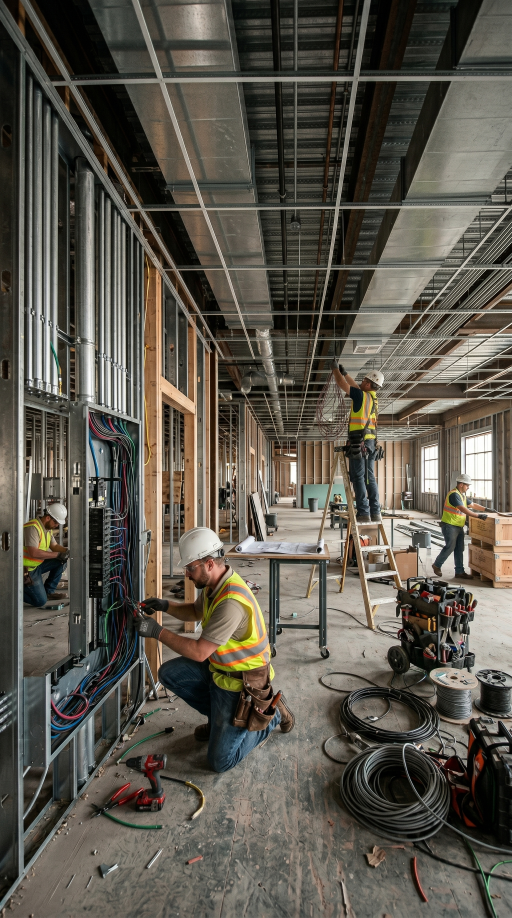
#> input picture A_1photorealistic,_wide-angle_shot_of_202605201146.jpeg, 1536 x 2752 px (shown at 1/3 size)
$ python -i llm_service.py   (imports and definitions only)
#> lines starting #> are read from the running program, lines starting #| are printed output that depends on the picture
from __future__ import annotations

import base64
import json
import logging
from pathlib import Path
from typing import Any

import cv2
import requests

from app.config import (
    GLM_API_KEY,
    GLM_BASE_URL,
    GLM_MODEL,
    LLM_TEMPERATURE,
    LLM_MAX_TOKENS_OBSERVE,
    LLM_MAX_TOKENS_JUDGE,
)

logger = logging.getLogger(__name__)

_CHAT_URL = f"{GLM_BASE_URL}/chat/completions"

_IMAGE_MIME = {
    ".jpg": "image/jpeg",
    ".jpeg": "image/jpeg",
    ".png": "image/png",
    ".webp": "image/webp",
    ".gif": "image/gif",
}

_VIDEO_EXT = {".mp4", ".avi", ".mov", ".mkv", ".webm"}


def _encode_file(path: str) -> str:
    with open(path, "rb") as f:
        return base64.b64encode(f.read()).decode("utf-8")


# [17 lines left out: functions _build_image_content, _build_video_content, not called in this run]


def _encode_image_bytes(data: bytes, mime: str = "image/jpeg") -> dict:
    b64 = base64.b64encode(data).decode("utf-8")
    return {"type": "image_url", "image_url": {"url": f"data:{mime};base64,{b64}"}}


def extract_scene_change_keyframes(
    video_path: str,
    max_frames: int = 6,
) -> list[dict[str, Any]]:
    """
    Intelligent scene-change detection keyframe extractor.
    Computes absolute pixel differences between sequential frames to extract
    significant visual moments / keyframes.

    Returns a list of dicts:
    [
      {
        "frame_index": int,
        "timestamp_sec": float,
        "content": dict,  # standard image_url base64 dict for LLM payload
        "frame": np.ndarray  # raw frame image
      }
    ]
    """
#> called with max_frames = 4
    import urllib.request
    import uuid
    import numpy as np
    import os
    from app.config import VIDEO_OUTPUT_DIR

    # Download remote videos first
    local_path = video_path
    is_temp = False
    if video_path.startswith("http"):
        local_path = str(VIDEO_OUTPUT_DIR / f"temp_kf_{uuid.uuid4().hex[:12]}.mp4")
        logger.info("Downloading remote video for keyframe extraction: %s -> %s", video_path, local_path)
        urllib.request.urlretrieve(video_path, local_path)
        is_temp = True

    try:
        cap = cv2.VideoCapture(local_path)
        if not cap.isOpened():
            raise ValueError(f"Unable to open video: {local_path}")

        fps = cap.get(cv2.CAP_PROP_FPS) or 30.0
        total_frames = int(cap.get(cv2.CAP_PROP_FRAME_COUNT))
        if total_frames <= 0:
            cap.release()
            raise ValueError(f"Video has no readable frames: {local_path}")

        # Determine sampling rate. To be ultra fast, sample at 5 frames per second
        sample_step = max(1, int(round(fps / 5.0)))

        sampled_frames = []
        prev_gray = None

        # Read frames, resize and convert to grayscale to compute absolute differences rapidly
        for i in range(0, total_frames, sample_step):
            cap.set(cv2.CAP_PROP_POS_FRAMES, i)
            ok, frame = cap.read()
            if not ok or frame is None:
                continue

            # Grayscale, resize to small resolution to keep calculations microsecond-fast
            small_gray = cv2.cvtColor(cv2.resize(frame, (160, 120)), cv2.COLOR_BGR2GRAY)
            # Subtle Gaussian blur to eliminate compression noise
            small_gray_blur = cv2.GaussianBlur(small_gray, (5, 5), 0)

            diff_score = 0.0
            if prev_gray is not None:
                # Compute absolute difference between sequential sampled frames
                diff = cv2.absdiff(small_gray_blur, prev_gray)
                diff_score = float(np.mean(diff))

            prev_gray = small_gray_blur
            sampled_frames.append({
                "index": i,
                "timestamp_sec": i / fps,
                "score": diff_score,
                "frame": frame
            })
#> this loop made 1 pass
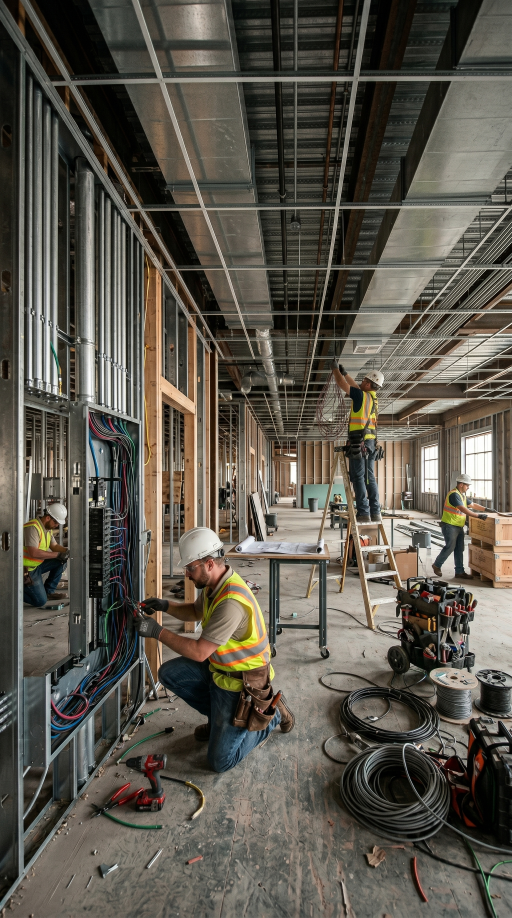
#> input picture A_1photorealistic,_wide-angle_shot_of_202605201146.jpeg, 1536 x 2752 px (shown at 1/3 size)
#> pass 1, in extract_scene_change_keyframes, `small_gray = cv2.cvtColor(cv2.resize(frame, (160, 120)), cv2.COLOR_BGR..`:
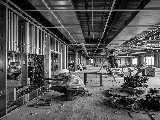
#> small_gray: shape (120, 160); min 0, max 255, mean 87
#> pass 1, in extract_scene_change_keyframes, `small_gray_blur = cv2.GaussianBlur(small_gray, (5, 5), 0)`:
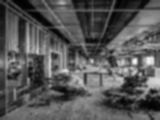
#> small_gray_blur: shape (120, 160); min 1, max 248, mean 87
#> frame is the input picture: shape (2752, 1536, 3); mean B, G, R 77.1, 87, 91.6
#> after the loop, sampled_frames = 1 item

        cap.release()

        if not sampled_frames:
            raise ValueError("No frames could be sampled from the video")

        # Detect peaks in diff scores
        peaks = []
        n_sampled = len(sampled_frames)
#> n_sampled = 1
        for i in range(n_sampled):
            score = sampled_frames[i]["score"]
            left_score = sampled_frames[i-1]["score"] if i > 0 else 0.0
            right_score = sampled_frames[i+1]["score"] if i < n_sampled - 1 else 0.0

            # Peak condition: higher than neighbors and above a minimal change threshold
            if score > left_score and score > right_score and score >= 2.0:
                peaks.append(sampled_frames[i])
#> this loop made 1 pass
#> (score, left_score, right_score) on pass 1: (0, 0, 0)
#> after the loop, peaks = []

        # Sort peaks by score descending
        peaks.sort(key=lambda x: x["score"], reverse=True)

        selected_keyframes = []

        # Always prioritize/include the first frame for baseline context
        selected_keyframes.append(sampled_frames[0])

        # Filter other peaks ensuring a minimum temporal distance of 1.5s
        min_dist_sec = 1.5
        for peak in peaks:
            if len(selected_keyframes) >= max_frames:
                break
            too_close = any(abs(peak["timestamp_sec"] - k["timestamp_sec"]) < min_dist_sec for k in selected_keyframes)
            if not too_close:
                selected_keyframes.append(peak)
#> this loop made 0 passes
#> after the loop, selected_keyframes = 1 item

        # Space out remaining frames if we have extra slots
        while len(selected_keyframes) < max_frames and len(sampled_frames) > len(selected_keyframes):
            selected_keyframes.sort(key=lambda x: x["timestamp_sec"])
            max_gap = 0.0
            insert_idx = -1

            for j in range(len(selected_keyframes) - 1):
                gap = selected_keyframes[j+1]["timestamp_sec"] - selected_keyframes[j]["timestamp_sec"]
                if gap > max_gap:
                    max_gap = gap
                    insert_idx = j

            last_ts = selected_keyframes[-1]["timestamp_sec"]
            video_duration = sampled_frames[-1]["timestamp_sec"]
            if (video_duration - last_ts) > max_gap:
                max_gap = video_duration - last_ts
                insert_idx = len(selected_keyframes) - 1

            if max_gap <= min_dist_sec:
                remaining = [f for f in sampled_frames if f["index"] not in {k["index"] for k in selected_keyframes}]
                if not remaining:
                    break
                remaining.sort(key=lambda x: x["score"], reverse=True)
                selected_keyframes.append(remaining[0])
                continue

            if insert_idx == len(selected_keyframes) - 1:
                mid_ts = (last_ts + video_duration) / 2.0
            else:
                mid_ts = (selected_keyframes[insert_idx]["timestamp_sec"] + selected_keyframes[insert_idx+1]["timestamp_sec"]) / 2.0

            best_frame_to_insert = min(sampled_frames, key=lambda x: abs(x["timestamp_sec"] - mid_ts))
            if best_frame_to_insert["index"] in {k["index"] for k in selected_keyframes}:
                break
            selected_keyframes.append(best_frame_to_insert)

        selected_keyframes.sort(key=lambda x: x["timestamp_sec"])

        final_keyframes = []
        for k in selected_keyframes:
            ok, encoded = cv2.imencode(".jpg", k["frame"])
            if not ok:
                continue
            final_keyframes.append({
                "frame_index": k["index"],
                "timestamp_sec": k["timestamp_sec"],
                "content": _encode_image_bytes(encoded.tobytes()),
                "frame": k["frame"]
            })
#> after the loop, final_keyframes = 1 item

        return final_keyframes

    finally:
        if is_temp and os.path.exists(local_path):
            try:
                os.remove(local_path)
            except Exception:
                pass


def _extract_video_frame_contents(
    file_path: str,
    num_frames: int = 4,
) -> list[dict[str, Any]]:
    keyframes = extract_scene_change_keyframes(file_path, max_frames=num_frames)
#> keyframes = 1 item
    return [k["content"] for k in keyframes]


def _build_url_content(url: str, is_video: bool) -> dict:
    key = "video_url" if is_video else "image_url"
    return {"type": key, key: {"url": url}}


# [61 lines left out: function _call_llm, not called in this run]


OBSERVE_SYSTEM_PROMPT = (
    "You are a specialized visual observer for Saudi Building Code (SBC) compliance inspections. "
    "Your ONLY job in this step is to OBSERVE and DESCRIBE what is visible — do NOT judge compliance.\n\n"
    "You must identify and list:\n"
    "1. EQUIPMENT: Electrical panels, transformers, switchgear, generators, conduit, wiring, junction boxes\n"
    "2. SIGNAGE & LABELS: Warning signs, equipment labels, room identification signs, voltage markings\n"
    "3. SPACING & CLEARANCES: Working space around panels, access paths, clearance from walls\n"
    "4. SAFETY DEVICES: Circuit breakers, disconnects, grounding, SPDs, RCDs, isolation switches\n"
    "5. PPE: Helmets, vests, gloves, safety footwear\n"
    "6. ENVIRONMENT: Room type, floor condition, lighting, ventilation, fire suppression\n"
    "7. WIRING & CONDUIT: Cable routing, conduit condition, cable tray organization\n\n"
    "Output a structured observation report. Be specific about what you SEE and what you CANNOT see."
)

OBSERVE_USER_TEMPLATE = (
    "Inspect this {media_type} carefully. Provide a detailed, structured observation of all "
    "safety-related elements visible. Focus on equipment, signage, spacing, wiring, and safety devices. "
    "If any element is partially visible or unclear, state that explicitly.\n\n"
    "{custom_prompt}"
)

JUDGE_SYSTEM_PROMPT = (
    "You are a Saudi Building Code (SBC) compliance judge. You will receive:\n"
    "1. A structured VISUAL OBSERVATION of a scene\n"
    "2. A list of SBC RULES with their CV TARGETS (visual indicators)\n\n"
    "For EACH rule you must determine:\n"
    "- VIOLATION: The CV Target is clearly missing or incorrect in the observed scene\n"
    "- COMPLIANT: The CV Target is clearly present and correct in the observed scene\n"
    "- UNCERTAIN: Cannot determine from the available visual evidence\n\n"
    "You MUST respond in the following JSON format (no other text):\n"
    "[\n"
    "  {{\n"
    '    "sbc_reference": "the reference code",\n'
    '    "category": "rule category",\n'
    '    "sub_category": "rule sub-category",\n'
    '    "rule_text": "the full rule text",\n'
    '    "cv_target": "what should be visible",\n'
    '    "detection_type": "PRESENCE|LABEL|SPACING|CONDITION",\n'
    '    "priority": "CRITICAL|HIGH|MEDIUM|LOW",\n'
    '    "verdict": "VIOLATION|COMPLIANT|UNCERTAIN",\n'
    '    "evidence": "specific visual evidence supporting this verdict",\n'
    '    "confidence": 0.0-1.0\n'
    "  }}\n"
    "]\n\n"
    "Be strict: only mark COMPLIANT if the CV Target is clearly visible. "
    "Mark VIOLATION only if the scene clearly shows the CV Target is absent or violated. "
    "Mark UNCERTAIN if the view is obstructed, the area is not visible, or evidence is ambiguous."
)

CLASSIFY_SYSTEM_PROMPT = (
    "You classify construction/compliance inspection media into exactly one rule category. "
    "Return only one category name, with no explanation."
)

CLASSIFY_USER_PROMPT = (
    "Look at this {media_type} and choose the single best category for rule retrieval.\n\n"
    "Allowed categories:\n"
    "- Structural Safety: structure, rebar, concrete, slabs, columns, beams, excavation, scaffolding, PPE/site hazards\n"
    "- Electrical: panels, switchgear, wiring, conduit, transformers, generators, electrical rooms, voltage labels\n"
    "- Plumbing: pipes, valves, drains, pumps, water/sanitary fixtures, sewer systems\n"
    "- Fire Safety: sprinklers, alarms, extinguishers, fire doors, exit signs, emergency lighting\n\n"
    "Return exactly one of: Structural Safety, Electrical, Plumbing, Fire Safety."
)

LOCALIZE_SYSTEM_PROMPT = (
    "You localize visible compliance violations in inspection images. "
    "Return only valid JSON, with no markdown and no explanation."
)

OBSERVE_ITEMS_SYSTEM_PROMPT = (
    "You are a visual inspection extractor. Return only valid JSON, with no markdown. "
    "Extract visible inspection items dynamically from the media."
)

OBSERVE_ITEMS_USER_PROMPT = (
    "Inspect this {media_type} and return a JSON array. Each item must contain only:\n"
    "- category: one of Structural Safety, Electrical, Plumbing, Fire Safety\n"
    "- text: concise observation text for that visible item, including visible missing/unsafe indicators if clear\n"
    "- bbox: [x1,y1,x2,y2] normalized from 0 to 1000 around the visible item/evidence, or null if not localizable\n\n"
    "Rules:\n"
    "- Category must be based on what is actually visible.\n"
    "- Use Electrical for panels, switchgear, wiring, conduit, transformers, generators, electrical rooms, voltage labels.\n"
    "- Use Structural Safety for rebar, slabs, columns, beams, excavation, scaffolding, formwork, structural site hazards.\n"
    "- Use Plumbing for pipes, valves, drains, pumps, water/sanitary systems.\n"
    "- Use Fire Safety for sprinklers, alarms, extinguishers, fire doors, exit signs, emergency lighting.\n"
    "- Return 1 to 8 high-signal items only.\n"
    "- Do not include explanations outside JSON.\n\n"
    "Example:\n"
    "[{{\"category\":\"Electrical\",\"text\":\"Open electrical panel with visible wiring and circuit breakers. Warning signage is not visible.\",\"bbox\":[170,120,650,760]}}]\n\n"
    "{custom_prompt}"
)

OBSERVE_VIDEO_ITEMS_USER_PROMPT = (
    "Watch this entire video carefully and return a JSON array of potential safety/compliance items you observe.\n"
    "Each item must contain:\n"
    "- category: one of Structural Safety, Electrical, Plumbing, Fire Safety\n"
    "- text: concise observation text for that visible item\n"
    "- timestamp_sec: the approximate time in seconds when this item is most clearly visible\n"
    "- bbox: [x1,y1,x2,y2] normalized from 0 to 1000 around the item at that timestamp, or null if not localizable\n\n"
    "Rules:\n"
    "- Category must be based on what is actually visible.\n"
    "- Use Electrical for panels, switchgear, wiring, conduit, transformers, generators, electrical rooms, voltage labels.\n"
    "- Use Structural Safety for rebar, slabs, columns, beams, excavation, scaffolding, formwork, structural site hazards.\n"
    "- Use Plumbing for pipes, valves, drains, pumps, water/sanitary systems.\n"
    "- Use Fire Safety for sprinklers, alarms, extinguishers, fire doors, exit signs, emergency lighting.\n"
    "- Return 1 to 12 high-signal items from throughout the video.\n"
    "- Do not include explanations outside JSON.\n\n"
    "Example:\n"
    "[{{\"category\":\"Electrical\",\"text\":\"Open electrical panel with visible wiring. Warning signage absent.\",\"timestamp_sec\":12.5,\"bbox\":[170,120,650,760]}}]\n\n"
    "{custom_prompt}"
)

OBSERVE_VIDEO_KEYFRAMES_USER_PROMPT = (
    "You are inspecting a set of {num_keyframes} keyframes extracted from a video.\n"
    "The frames are ordered chronologically and correspond to the following exact timestamps:\n"
    "{timeline_text}\n\n"
    "Examine these keyframes carefully and return a JSON array of potential safety/compliance items you observe.\n"
    "Each item in the JSON array must contain:\n"
    "- category: one of Structural Safety, Electrical, Plumbing, Fire Safety\n"
    "- text: concise observation text for that visible item, including visible missing/unsafe indicators if clear\n"
    "- timestamp_sec: the EXACT timestamp from the timeline above corresponding to the frame where the item is observed (choose exactly from: {allowed_timestamps_list})\n"
    "- bbox: [x1,y1,x2,y2] normalized from 0 to 1000 around the item on that specific keyframe, or null if not localizable\n\n"
    "Rules:\n"
    "- Category must be based on what is actually visible.\n"
    "- Use Electrical for panels, switchgear, wiring, conduit, transformers, generators, electrical rooms, voltage labels.\n"
    "- Use Structural Safety for rebar, slabs, columns, beams, excavation, scaffolding, formwork, structural site hazards.\n"
    "- Use Plumbing for pipes, valves, drains, pumps, water/sanitary systems.\n"
    "- Use Fire Safety for sprinklers, alarms, extinguishers, fire doors, exit signs, emergency lighting.\n"
    "- Return 1 to 12 high-signal items from throughout the keyframes.\n"
    "- Do not include explanations outside JSON.\n\n"
    "Example:\n"
    "[{{\"category\":\"Electrical\",\"text\":\"Open electrical panel with visible wiring. Warning signage absent.\",\"timestamp_sec\":12.5,\"bbox\":[170,120,650,760]}}]\n\n"
    "{custom_prompt}"
)


# [203 lines left out: functions build_user_content, observe, observe_items, classify_scene, classify_observation_text, localize_violations and 1 more, not called in this run]


_RECOMMENDATIONS_SYSTEM_PROMPT = (
    "You are a Saudi Building Code (SBC) compliance expert. "
    "Given a list of detected violations, generate clear, actionable remediation recommendations. "
    "Return ONLY a valid JSON array with no markdown or explanation."
)

_RECOMMENDATIONS_USER_TEMPLATE = """\
The following violations were detected during a compliance inspection:

{violations_text}

For each violation, provide a specific, practical recommendation. Return a JSON array where each item contains:
{{
  "sbc_reference": "the SBC code reference",
  "recommendation": "specific action to fix this violation (2-3 sentences, practical and direct)",
  "urgency": "IMMEDIATE|SHORT_TERM|LONG_TERM",
  "estimated_effort": "LOW|MEDIUM|HIGH",
  "responsible_party": "e.g. Licensed Electrician, Site Engineer, Contractor"
}}

Prioritise by risk: CRITICAL violations must be listed first. Be concise and specific to Saudi Building Code standards.
"""


# [37 lines left out: function generate_ai_recommendations, not called in this run]

>>> result = _extract_video_frame_contents('../A_1photorealistic,_wide-angle_shot_of_202605201146.jpeg')
#> result = 1 item

$ run again, on 111.jpeg
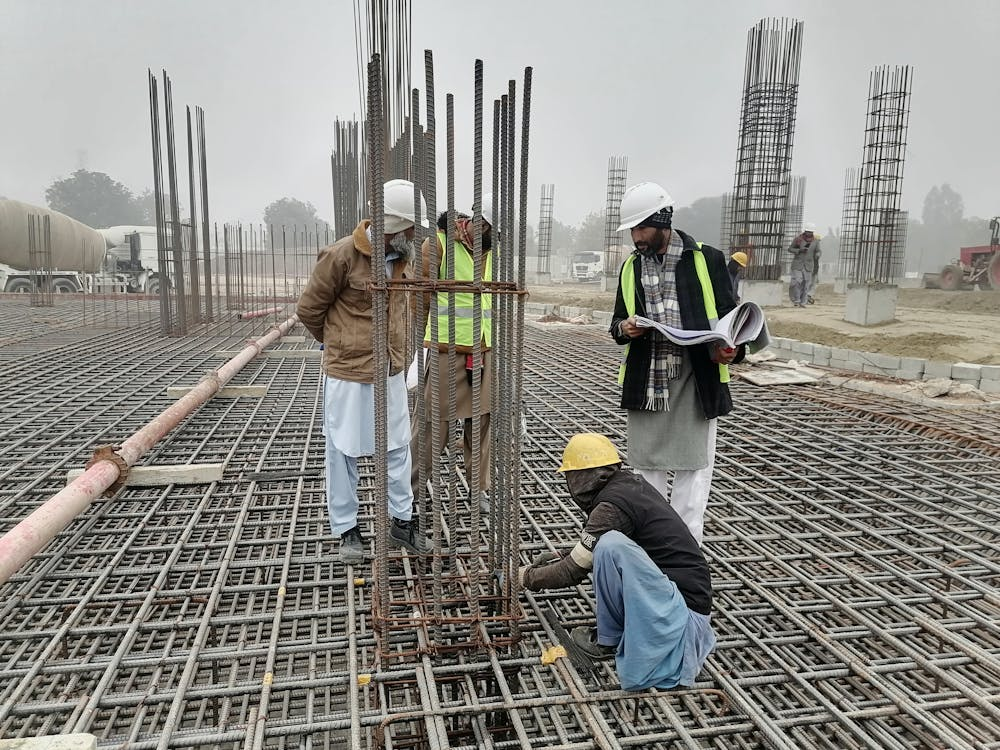
#> input picture 111.jpeg, 1000 x 750 px
#> the loop in extract_scene_change_keyframes, `for i in range(0, total_frames, sample_step):` made 1 pass
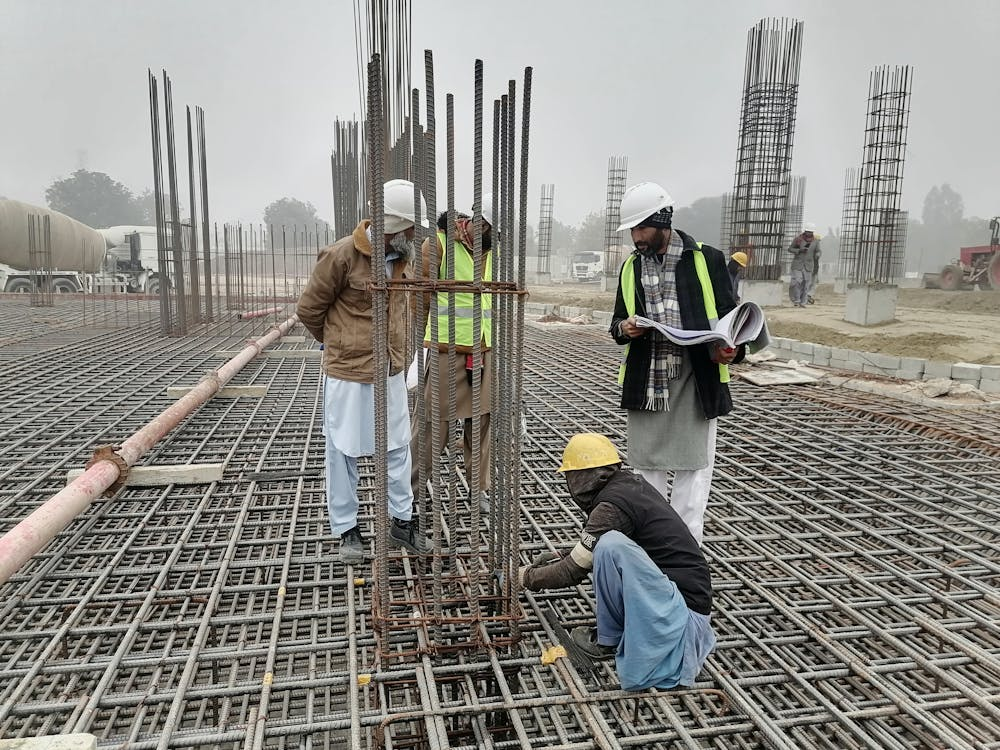
#> input picture 111.jpeg, 1000 x 750 px
#> pass 1, in extract_scene_change_keyframes, `small_gray = cv2.cvtColor(cv2.resize(frame, (160, 120)), cv2.COLOR_BGR..`:
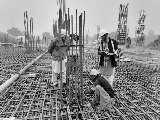
#> small_gray: shape (120, 160); min 1, max 244, mean 139.8
#> pass 1, in extract_scene_change_keyframes, `small_gray_blur = cv2.GaussianBlur(small_gray, (5, 5), 0)`:
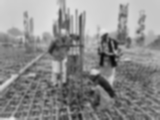
#> small_gray_blur: shape (120, 160); min 7, max 231, mean 139.8
#> in extract_scene_change_keyframes, frame is the input picture: shape (750, 1000, 3); mean B, G, R 134.6, 140.2, 141.5
#> after the loop in extract_scene_change_keyframes, `for i in range(0, total_frames, sample_step):`: sampled_frames = 1 item
#> n_sampled = 1
#> the loop in extract_scene_change_keyframes, `for i in range(n_sampled):` made 1 pass
#> (score, left_score, right_score) on pass 1: (0, 0, 0)
#> after the loop in extract_scene_change_keyframes, `for i in range(n_sampled):`: peaks = []
#> after the loop in extract_scene_change_keyframes, `for peak in peaks:`: selected_keyframes = 1 item
#> the loop in extract_scene_change_keyframes, `for k in selected_keyframes:` made 1 pass
